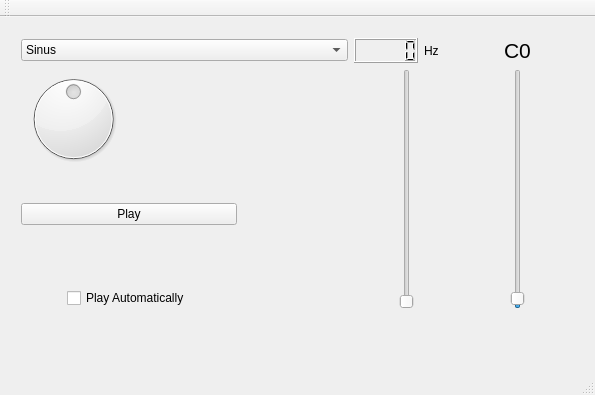
<?xml version="1.0" encoding="UTF-8"?>
<ui version="4.0">
 <class>MainWindow</class>
 <widget class="QMainWindow" name="MainWindow">
  <property name="geometry">
   <rect>
    <x>0</x>
    <y>0</y>
    <width>595</width>
    <height>395</height>
   </rect>
  </property>
  <property name="windowTitle">
   <string>MainWindow</string>
  </property>
  <widget class="QWidget" name="centralWidget">
   <widget class="QWidget" name="gridLayoutWidget">
    <property name="geometry">
     <rect>
      <x>10</x>
      <y>10</y>
      <width>571</width>
      <height>321</height>
     </rect>
    </property>
    <layout class="QGridLayout" name="gridLayout">
     <item row="4" column="6" rowspan="7" alignment="Qt::AlignHCenter">
      <widget class="QSlider" name="FreeAmplitude">
       <property name="minimum">
        <number>50</number>
       </property>
       <property name="maximum">
        <number>10000</number>
       </property>
       <property name="value">
        <number>200</number>
       </property>
       <property name="orientation">
        <enum>Qt::Vertical</enum>
       </property>
      </widget>
     </item>
     <item row="3" column="6">
      <widget class="QLabel" name="CurrentNote">
       <property name="text">
        <string>&lt;html&gt;&lt;head/&gt;&lt;body&gt;&lt;p align=&quot;center&quot;&gt;&lt;span style=&quot; font-size:16pt;&quot;&gt;C0&lt;/span&gt;&lt;/p&gt;&lt;/body&gt;&lt;/html&gt;</string>
       </property>
      </widget>
     </item>
     <item row="9" column="0" rowspan="3" colspan="2" alignment="Qt::AlignHCenter">
      <widget class="QCheckBox" name="checkBox">
       <property name="text">
        <string>Play Automatically</string>
       </property>
      </widget>
     </item>
     <item row="4" column="0" rowspan="2">
      <widget class="QDial" name="VolumeControl">
       <property name="maximum">
        <number>100</number>
       </property>
       <property name="value">
        <number>50</number>
       </property>
      </widget>
     </item>
     <item row="6" column="0" rowspan="3" colspan="2">
      <widget class="QPushButton" name="pushButton">
       <property name="text">
        <string>Play</string>
       </property>
      </widget>
     </item>
     <item row="3" column="0" colspan="3">
      <widget class="QComboBox" name="SetSource">
       <item>
        <property name="text">
         <string>Sinus</string>
        </property>
       </item>
       <item>
        <property name="text">
         <string>Noise</string>
        </property>
       </item>
       <item>
        <property name="text">
         <string>Rect</string>
        </property>
       </item>
       <item>
        <property name="text">
         <string>Tent</string>
        </property>
       </item>
       <item>
        <property name="text">
         <string>Sawtooth</string>
        </property>
       </item>
      </widget>
     </item>
     <item row="3" column="5">
      <layout class="QHBoxLayout" name="horizontalLayout">
       <item>
        <widget class="QLCDNumber" name="CurrentFrequency"/>
       </item>
       <item>
        <widget class="QLabel" name="label_2">
         <property name="text">
          <string>Hz</string>
         </property>
        </widget>
       </item>
      </layout>
     </item>
     <item row="4" column="5" rowspan="7" alignment="Qt::AlignHCenter">
      <widget class="QSlider" name="NoteSelector">
       <property name="maximum">
        <number>107</number>
       </property>
       <property name="pageStep">
        <number>1</number>
       </property>
       <property name="orientation">
        <enum>Qt::Vertical</enum>
       </property>
      </widget>
     </item>
    </layout>
   </widget>
  </widget>
  <widget class="QMenuBar" name="menuBar">
   <property name="geometry">
    <rect>
     <x>0</x>
     <y>0</y>
     <width>595</width>
     <height>20</height>
    </rect>
   </property>
  </widget>
  <widget class="QToolBar" name="mainToolBar">
   <attribute name="toolBarArea">
    <enum>TopToolBarArea</enum>
   </attribute>
   <attribute name="toolBarBreak">
    <bool>false</bool>
   </attribute>
  </widget>
  <widget class="QStatusBar" name="statusBar"/>
 </widget>
 <layoutdefault spacing="6" margin="11"/>
 <resources/>
 <connections/>
</ui>
